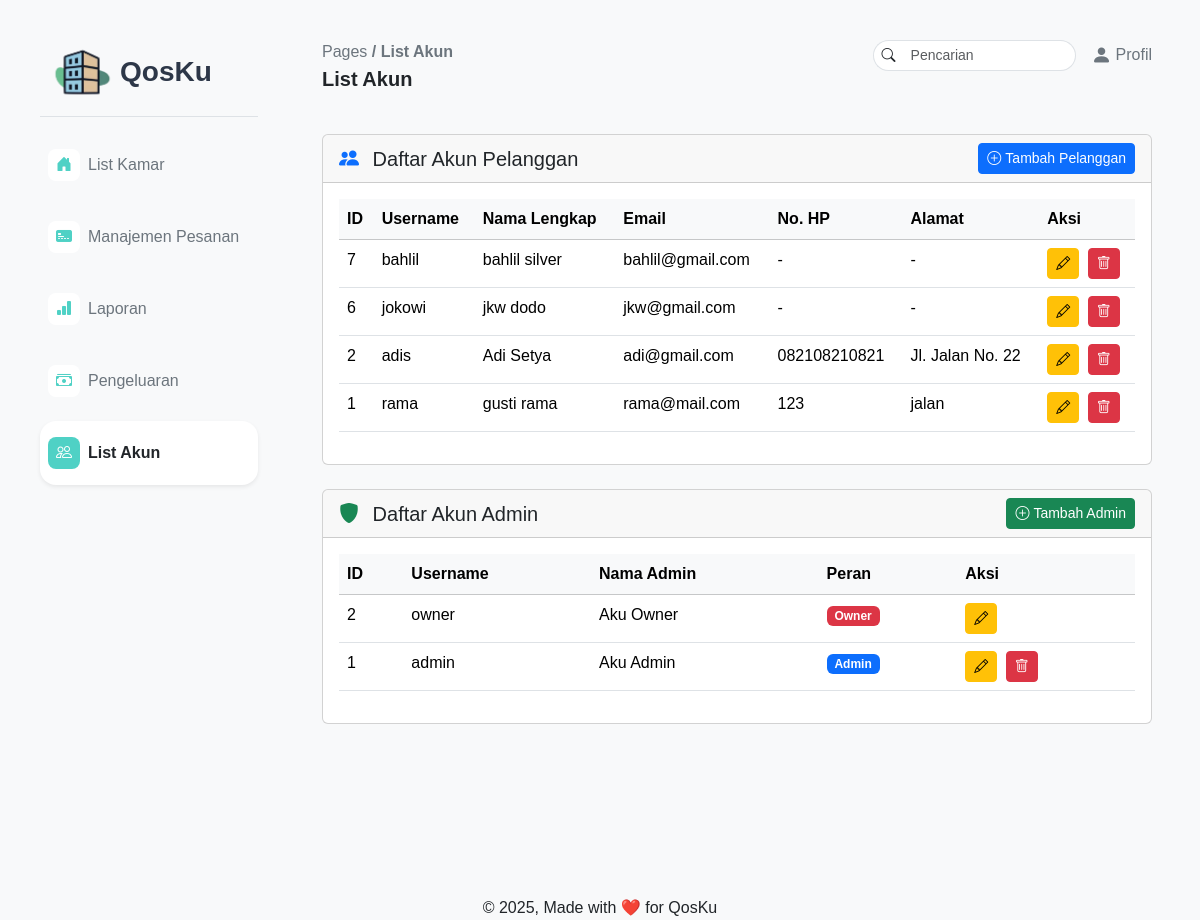
/pages/pemilik/listakun.php (signed in), run on the app's committed database.
### tables this page shows
CREATE TABLE `pelanggan` (
  `idPelanggan` int(11) NOT NULL,
  `username` varchar(255) NOT NULL,
  `password` varchar(255) NOT NULL,
  `namaLengkap` varchar(255) NOT NULL,
  `nomorHp` varchar(255) NOT NULL,
  `email` varchar(255) NOT NULL,
  `alamat` varchar(255) NOT NULL,
  `profilePicture` varchar(255) NOT NULL
);

### pages/pemilik/listakun.php (the view, shortened to what this page needs)
<?php
include '../../php/connect.php';
$query_pelanggan = "SELECT * FROM pelanggan ORDER BY idPelanggan DESC";
$result_pelanggan = $connect->query($query_pelanggan);
$query_admin = "SELECT * FROM admin ORDER BY idAdmin DESC";
$result_admin = $connect->query($query_admin);
?>
<!DOCTYPE html>
<html lang="en">
<head>
    <link href="https://cdn.jsdelivr.net/npm/bootstrap@5.3.6/dist/css/bootstrap.min.css" rel="stylesheet"
>
    <link rel="stylesheet" href="../../assets/css/style.css">
    <link rel="stylesheet" href="https://cdn.jsdelivr.net/npm/bootstrap-icons@1.13.1/font/bootstrap-icons.min.css">
</head>
<body class="bg-light">
    <div class="d-flex min-vh-100 ms-4 me-4">
        <?php include '../../layout/pemilikNavbar.php'; ?>
        <div class="flex-grow-1">
            <?php include '../../layout/pemilikHeader.php'; ?>
            <div class="container-fluid p-4">
                <div class="card mb-4">
                    <div class="card-header d-flex justify-content-between align-items-center">
                        <h5 class="mb-0">
                            <i class="bi bi-people-fill text-primary me-2"></i>
                            Daftar Akun Pelanggan
                        </h5>
                        <button class="btn btn-primary btn-sm" data-bs-toggle="modal" data-bs-target="#addPelangganModal">
                            <i class="bi bi-plus-circle me-1"></i>Tambah Pelanggan
                        </button>
                    </div>
                    <div class="card-body">
                        <div class="table-responsive">
                            <table class="table table-hover">
                                <thead class="table-light">
                                    <tr>
                                        <th>ID</th>
                                        <th>Username</th>
                                        <th>Nama Lengkap</th>
                                        <th>Email</th>
                                        <th>No. HP</th>
                                        <th>Alamat</th>
                                        <th>Aksi</th>
                                    </tr>
                                </thead>
                                <tbody>
                                    <?php if ($result_pelanggan->num_rows > 0): ?>
                                        <?php while($row = $result_pelanggan->fetch_assoc()): ?>
                                            <tr>
                                                <td><?= $row['idPelanggan'] ?></td>
                                                <td><?= htmlspecialchars($row['username']) ?></td>
                                                <td><?= htmlspecialchars($row['namaLengkap']) ?></td>
                                                <td><?= htmlspecialchars($row['email']) ?></td>
                                                <td><?= htmlspecialchars($row['nomorHp']) ?></td>
                                                <td><?= htmlspecialchars($row['alamat']) ?></td>
                                                <td>
                                                    <button class="btn btn-warning btn-sm me-1"
                                                            onclick="editPelanggan(<?= $row['idPelanggan'] ?>, '<?= htmlspecialchars($row['username']) ?>', '<?= htmlspecialchars($row['namaLengkap']) ?>', '<?= htmlspecialchars($row['email']) ?>', '<?= htmlspecialchars($row['nomorHp']) ?>', '<?= htmlspecialchars($row['alamat']) ?>')">
                                                        <i class="bi bi-pencil"></i>
                                                    </button>
                                                    <button class="btn btn-danger btn-sm"
                                                            onclick="deletePelanggan(<?= $row['idPelanggan'] ?>, '<?= htmlspecialchars($row['namaLengkap']) ?>')">
                                                        <i class="bi bi-trash"></i>
                                                    </button>
                                                </td>
                                            </tr>
                                        <?php endwhile; ?>
                                    <?php else: ?>
                                        <tr>
                                            <td colspan="7" class="text-center text-muted">Tidak ada data pelanggan</td>
                                        </tr>
                                    <?php endif; ?>
                                </tbody>
                            </table>
                        </div>
                    </div>
                </div>
                <div class="card">
                    <div class="card-header d-flex justify-content-between align-items-center">
                        <h5 class="mb-0">
                            <i class="bi bi-shield-fill text-success me-2"></i>
                            Daftar Akun Admin
                        </h5>
                        <button class="btn btn-success btn-sm" data-bs-toggle="modal" data-bs-target="#addAdminModal">
                            <i class="bi bi-plus-circle me-1"></i>Tambah Admin
                        </button>
                    </div>
                    <div class="card-body">
                        <div class="table-responsive">
                            <table class="table table-hover">
                                <thead class="table-light">
                                    <tr>
                                        <th>ID</th>
                                        <th>Username</th>
                                        <th>Nama Admin</th>
                                        <th>Peran</th>
                                        <th>Aksi</th>
                                    </tr>
                                </thead>
                                <tbody>
                                    <?php if ($result_admin->num_rows > 0): ?>
                                        <?php while($row = $result_admin->fetch_assoc()): ?>
                                            <tr>
                                                <td><?= $row['idAdmin'] ?></td>
                                                <td><?= htmlspecialchars($row['username']) ?></td>
                                                <td><?= htmlspecialchars($row['namaAdmin']) ?></td>
                                                <td>
                                                    <span class="badge bg-<?= $row['peran'] === 'owner' ? 'danger' : 'primary' ?>">
                                                        <?= ucfirst($row['peran']) ?>
                                                    </span>
                                                </td>
                                                <td>
                                                    <button class="btn btn-warning btn-sm me-1"
                                                            onclick="editAdmin(<?= $row['idAdmin'] ?>, '<?= htmlspecialchars($row['username']) ?>', '<?= htmlspecialchars($row['namaAdmin']) ?>', '<?= htmlspecialchars($row['peran']) ?>')">
                                                        <i class="bi bi-pencil"></i>
                                                    </button>
                                                    <?php if ($row['peran'] !== 'owner'): ?>
                                                        <button class="btn btn-danger btn-sm"
                                                                onclick="deleteAdmin(<?= $row['idAdmin'] ?>, '<?= htmlspecialchars($row['namaAdmin']) ?>')">
                                                            <i class="bi bi-trash"></i>
                                                        </button>
                                                    <?php endif; ?>
                                                </td>
                                            </tr>
                                        <?php endwhile; ?>
                                    <?php else: ?>
                                        <tr>
                                            <td colspan="5" class="text-center text-muted">Tidak ada data admin</td>
                                        </tr>
                                    <?php endif; ?>
                                </tbody>
                            </table>
                        </div>
                    </div>
                </div>
            </div>
        </div>
    </div>
    <div class="footer text-center mt-5 pt-5">
        &copy; 2025, Made with ❤️ for QosKu
    </div>
</body>
</html>

### assets/css/style.css (style rules this page uses)
body { font-family: Helvetica, Arial, sans-serif; }

### data on the page
pelanggan: idPelanggan "7", username "bahlil", namaLengkap "bahlil silver", email "bahlil@gmail.com", nomorHp "-", alamat "-"
pelanggan: idPelanggan "6", username "jokowi", namaLengkap "jkw dodo", email "jkw@gmail.com", nomorHp "-", alamat "-"
pelanggan: idPelanggan "2", username "adis", namaLengkap "Adi Setya", email "adi@gmail.com", nomorHp "082108210821", alamat "Jl. Jalan No. 22"
pelanggan: idPelanggan "1", username "rama", namaLengkap "gusti rama", email "rama@mail.com", nomorHp "123", alamat "jalan"

### other printed values
$page_titles[$current_page] "List Akun"
$row['idAdmin'] "2"
$row['username'] "owner"
$row['namaAdmin'] "Aku Owner"
$row['peran'] "Owner"
$row['idAdmin'] "1"
$row['username'] "admin"
$row['namaAdmin'] "Aku Admin"
$row['peran'] "Admin"
